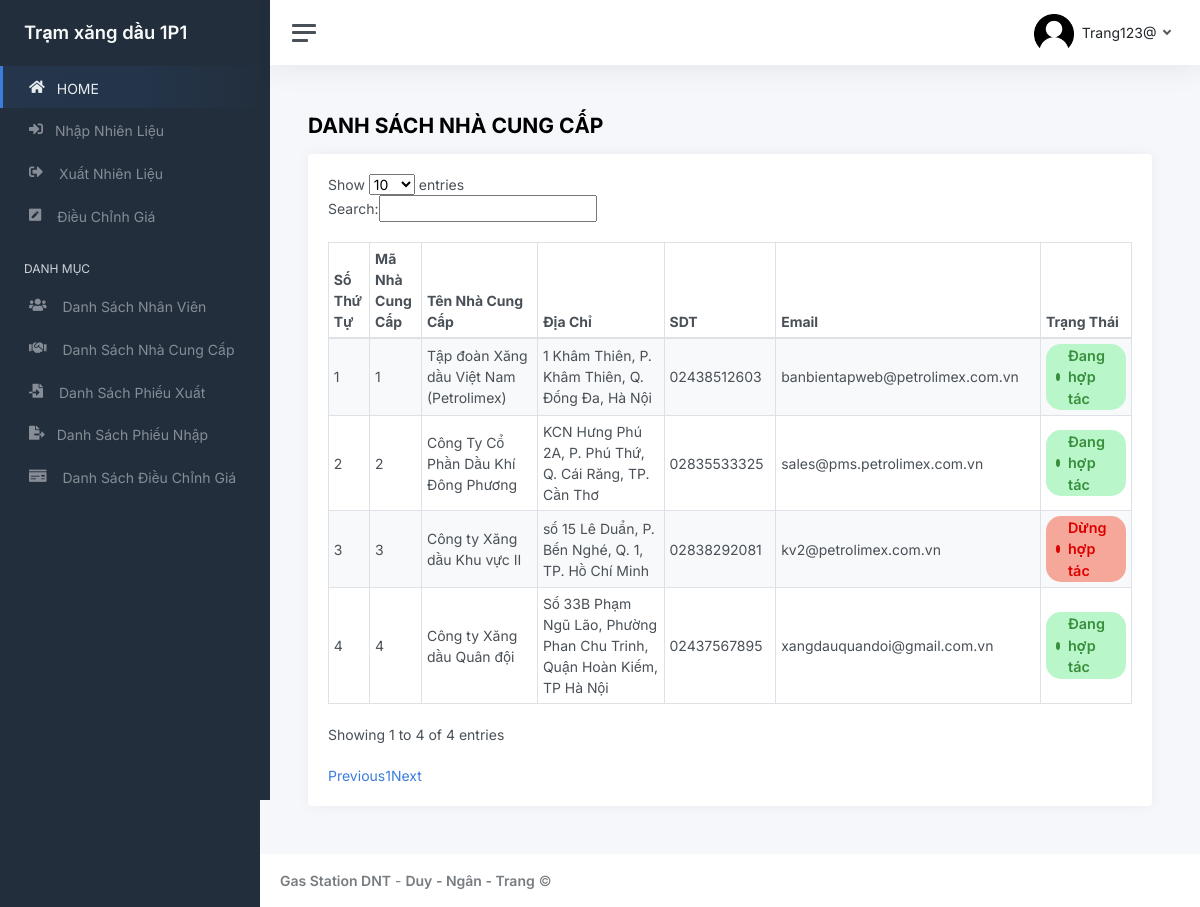
Screenshot of /static/danhsach_nhacungcap.php (signed in) with the database file from the repository.
### tables this page shows
CREATE TABLE `nhacungcap` (
  `ID_NCC` int NOT NULL,
  `TEN_NCC` varchar(50) DEFAULT NULL,
  `DIA_CHI` varchar(100) DEFAULT NULL,
  `SDT` varchar(15) DEFAULT NULL,
  `EMAIL` varchar(50) DEFAULT NULL,
  `TRANG_THAI` int DEFAULT NULL
);

### static/danhsach_nhacungcap.php (the view, shortened to what this page needs)
<!DOCTYPE html>
<html lang="en">
<head>
	<link href="css/app.css" rel="stylesheet">
	<link rel="stylesheet" href="https://cdnjs.cloudflare.com/ajax/libs/font-awesome/5.15.4/css/all.min.css" />
	<link rel="stylesheet" type="text/css" href="https://cdn.datatables.net/1.13.6/css/dataTables.jqueryui.min.css">
</head>
<?php
 include 'connect.php';
 $sql_dsncc= "select * from NHACUNGCAP ncc";
 $result_dsncc= mysqli_query($conn, $sql_dsncc);
 ?>
<body>
	<div class="wrapper">
		<?php
			include "header.php";
		?>
		<div class="main">
		<?php
			include 'username.php';
			?>
			<main class="content">
				<div class="container-fluid p-0">
					<h1 class="h3 mb-3" style="font-weight: bold;">DANH SÁCH NHÀ CUNG CẤP</h1>
					<div class="row">
						<div class="col-12">
							<div class="card">
								<div class="card-body">
									<div class="table-responsive ">
                                        <table id="dtBasicExample" class="table table-striped table-bordered table-sm" cellspacing="0" width="100%">
                                            <thead>
                                              <tr>
                                                <th class="th-sm">Số Thứ Tự
                                                </th>
                                                <th class="th-sm">Mã Nhà Cung Cấp
                                                </th>
                                                <th class="th-sm">Tên Nhà Cung Cấp
                                                </th>
                                                <th class="th-sm">Địa Chỉ
                                                </th>
                                                <th class="th-sm">SDT
                                                </th>
                                                <th class="th-sm">Email
                                                </th>
                                                <th class="th-sm">Trạng Thái
                                                </th>
                                              </tr>
                                            </thead>
                                            <tbody>
											<?php
													if ($result_dsncc && mysqli_num_rows($result_dsncc) > 0) {
														$stt=0;
														while ($row = mysqli_fetch_assoc($result_dsncc)) {
															$stt++;
															$statusClass = ($row['TRANG_THAI'] == 1) ? 'active' : 'waiting';
															echo "<tr>
																		<td>{$stt}</td>
																		<td>{$row['ID_NCC']}</td>
																		<td>{$row['TEN_NCC']}</td>
																		<td>{$row['DIA_CHI']}</td>
																		<td>{$row['SDT']}</td>
																		<td>{$row['EMAIL']}</td>
																		<td class='{$statusClass}'>
															<div class='d-inline-flex align-items-center {$statusClass}'>
																<div class='circle'></div>
																<div class='ps-2'>" . (($row['TRANG_THAI'] == 1) ? 'Đang hợp tác' : 'Dừng hợp tác') . "</div>
															</div>
														</td>
																	</tr>";
														}
													} else {
														echo "<tr><td colspan='6'>Không có dữ liệu</td></tr>";
													}
													?>
                                            </tbody>
                                          </table>
                                    </div>
								</div>
							</div>
						</div>
					</div>
			</main>
			<footer class="footer">
				<div class="container-fluid">
					<div class="row text-muted">
						<div class="col-6 text-start">
							<p class="mb-0">
								<a class="text-muted" href="#" target="_blank"><strong>Gas Station DNT</strong></a> - <a class="text-muted" href="#" target="_blank"><strong>Duy - Ngân - Trang</strong></a>								&copy;
							</p>
						</div>
					</div>
				</div>
			</footer>
		</div>
	</div>
</body>
</html>

### static/danhsach_nhacungcap.php (style rules this page uses)
.table tbody td .active, .table tbody td .waiting { background-color: #B9F6CA; color: #388E3C; font-weight: 600; padding: 1px 10px; border-radius: 15px; font-size: 0.9rem; }
.table tbody td .waiting { background-color: #F5A89A; color: #DD0000; }
.table tbody td .active .circle, .table tbody td .waiting .circle { width: 8px; height: 8px; border-radius: 50%; background-color: #388E3C; }
.table tbody td .waiting .circle { background-color: #DD0000; }
table.dataTable thead .sorting:after, table.dataTable thead .sorting:before, table.dataTable thead .sorting_asc:after, table.dataTable thead .sorting_asc:before, table.dataTable thead .sorting_asc_disabled:after, table.dataTable thead .sorting_asc_disabled:before, table.dataTable thead .sorting_desc:after, table.dataTable thead .sorting_desc:before, table.dataTable thead .sorting_desc_disabled:after, table.dataTable thead .sorting_desc_disabled:before { bottom: .5em; }
div.dataTables_wrapper table.dataTable thead th { border-top: 1px solid #ddd; border-bottom: 2px solid #ddd; }

### rows the page displays
nhacungcap: ID_NCC "1", TEN_NCC "Tập đoàn Xăng dầu Việt Nam (Petrolimex)", DIA_CHI "1 Khâm Thiên, P. Khâm Thiên, Q. Đống Đa, Hà Nội", SDT "02438512603", EMAIL "banbientapweb@petrolimex.com.vn", TRANG_THAI "Đang hợp tác"
nhacungcap: ID_NCC "2", TEN_NCC "Công Ty Cổ Phần Dầu Khí Đông Phương", DIA_CHI "KCN Hưng Phú 2A, P. Phú Thứ, Q. Cái Răng, TP. Cần Thơ", SDT "02835533325", EMAIL "sales@pms.petrolimex.com.vn", TRANG_THAI "Đang hợp tác"
nhacungcap: ID_NCC "3", TEN_NCC "Công ty Xăng dầu Khu vực II", DIA_CHI "số 15 Lê Duẩn, P. Bến Nghé, Q. 1, TP. Hồ Chí Minh", SDT "02838292081", EMAIL "kv2@petrolimex.com.vn", TRANG_THAI "Dừng hợp tác"
nhacungcap: ID_NCC "4", TEN_NCC "Công ty Xăng dầu Quân đội", DIA_CHI "Số 33B Phạm Ngũ Lão, Phường Phan Chu Trinh, Quận Hoàn Kiếm, TP Hà Nội", SDT "02437567895", EMAIL "xangdauquandoi@gmail.com.vn", TRANG_THAI "Đang hợp tác"

### other values shown
$_SESSION['ten_tram'] "Trạm xăng dầu 1P1"
$_SESSION['username'] "Trang123@"
